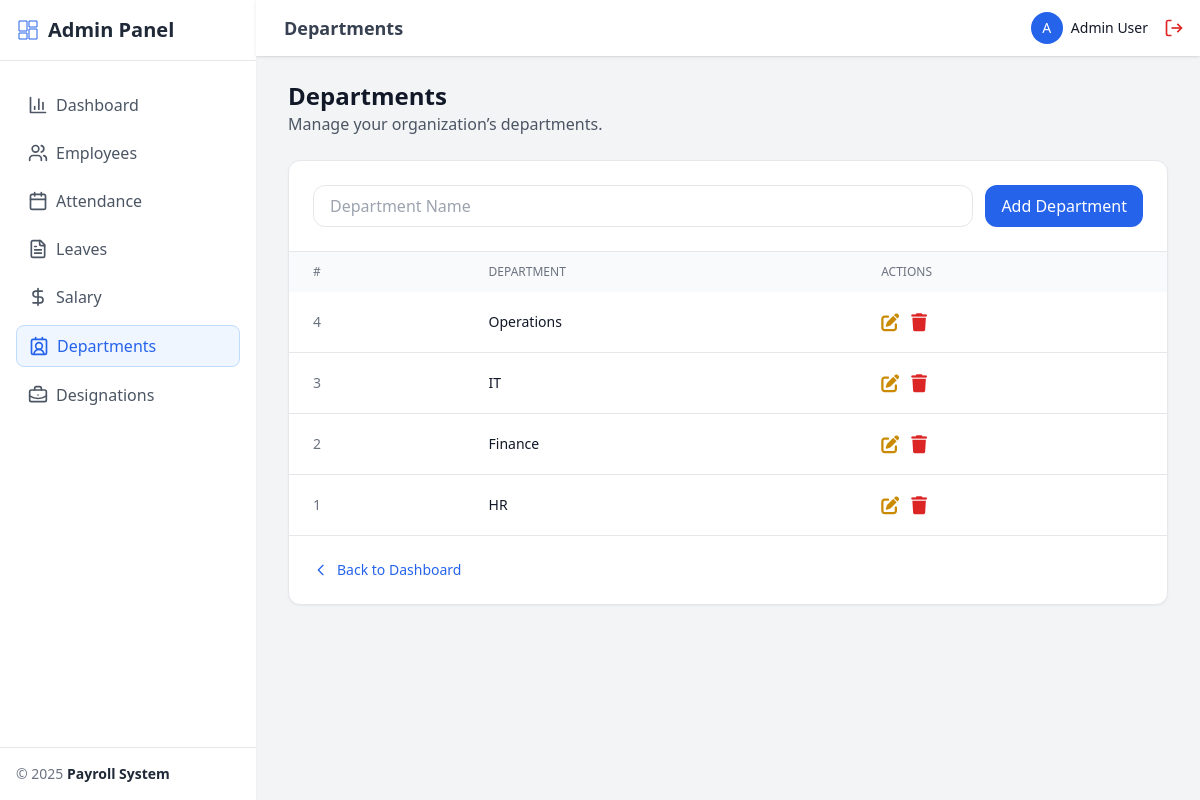
The app's page /admin/departments.php (signed in) with its own data.
### tables this page shows
CREATE TABLE departments (
    id INT AUTO_INCREMENT PRIMARY KEY,
    name VARCHAR(100) NOT NULL
);

### admin/departments.php (the view, shortened to what this page needs)
<?php
require '../includes/auth.php';
$result = $conn->query("SELECT * FROM departments ORDER BY id DESC");
$editDept = null;
?>
<!DOCTYPE html>
<html lang="en">
<head>
  <script src="https://cdn.tailwindcss.com"></script>
  <link href="https://cdnjs.cloudflare.com/ajax/libs/font-awesome/6.5.0/css/all.min.css" rel="stylesheet">
  <link rel="stylesheet" href="../assets/css/style.css">
</head>
<body class="bg-gray-100">
  <?php include '../includes/sidebar.php'; ?>
  <div class="flex-1 flex flex-col min-h-screen md:ml-64">
    <?php include '../includes/header.php'; ?>
    <main class="flex-1 pt-20 px-4 md:px-8 pb-8">
      <div class="mb-6">
        <h2 class="text-2xl font-bold text-gray-900">Departments</h2>
        <p class="text-gray-600">Manage your organization’s departments.</p>
      </div>
      <div class="bg-white rounded-xl shadow-sm border border-gray-200">
        <div class="p-6 border-b border-gray-200">
          <form method="POST" class="flex flex-col sm:flex-row gap-3">
            <?php if ($editDept): ?>
              <input type="hidden" name="id" value="<?= $editDept['id'] ?>">
              <input
                type="text"
                name="name"
                value="<?= htmlspecialchars($editDept['name']) ?>"
                class="flex-1 border rounded-xl px-4 py-2 focus:ring-2 focus:ring-blue-500"
                required>
              <button type="submit" name="update"
                class="px-4 py-2 bg-yellow-600 text-white rounded-xl hover:bg-yellow-700">
                Update
              </button>
              <a href="departments.php"
                class="px-4 py-2 border rounded-xl text-gray-600 hover:bg-gray-50">
                Cancel
              </a>
            <?php else: ?>
              <input
                type="text"
                name="name"
                placeholder="Department Name"
                class="flex-1 border rounded-xl px-4 py-2 focus:ring-2 focus:ring-blue-500"
                required>
              <button type="submit" name="add"
                class="px-4 py-2 bg-blue-600 text-white rounded-xl hover:bg-blue-700">
                Add Department
              </button>
            <?php endif; ?>
          </form>
        </div>
        <div class="hidden md:block overflow-x-auto">
          <table class="w-full text-sm">
            <thead class="bg-gray-50">
              <tr>
                <th class="px-6 py-3 text-left text-xs font-medium text-gray-500 uppercase">#</th>
                <th class="px-6 py-3 text-left text-xs font-medium text-gray-500 uppercase">Department</th>
                <th class="px-6 py-3 text-left text-xs font-medium text-gray-500 uppercase">Actions</th>
              </tr>
            </thead>
            <tbody class="divide-y">
              <?php while ($row = $result->fetch_assoc()): ?>
                <tr class="hover:bg-gray-50 transition">
                  <td class="px-6 py-4 text-gray-500"><?= $row['id'] ?></td>
                  <td class="px-6 py-4 font-medium text-gray-900"><?= htmlspecialchars($row['name']) ?></td>
                  <td class="px-6 py-4">
                    <div class="flex space-x-3 text-lg">
                      <a href="departments.php?edit=<?= $row['id'] ?>"
                        class="text-yellow-600 hover:text-yellow-800">
                        <i class="fa-solid fa-pen-to-square"></i>
                      </a>
                      <a href="departments.php?delete=<?= $row['id'] ?>"
                        onclick="return confirm('Delete this department?')"
                        class="text-red-600 hover:text-red-800">
                        <i class="fa-solid fa-trash"></i>
                      </a>
                    </div>
                  </td>
                </tr>
              <?php endwhile; ?>
            </tbody>
          </table>
        </div>
        <div class="p-6 border-t border-gray-200">
          <a href="dashboard.php" class="text-blue-600 hover:text-blue-800 flex items-center text-sm">
            <svg xmlns="http://www.w3.org/2000/svg" class="w-4 h-4 mr-2" fill="none" viewBox="0 0 24 24" stroke="currentColor">
              <path stroke-linecap="round" stroke-linejoin="round" stroke-width="2" d="M15 19l-7-7 7-7"></path>
            </svg> Back to Dashboard
          </a>
        </div>
      </div>
    </main>
  </div>
</body>
</html>

### assets/css/style.css (style rules this page uses)
* { margin: 0; padding: 0; box-sizing: border-box; }

### records on screen
departments: id "4", name "Operations"
departments: id "3", name "IT"
departments: id "2", name "Finance"
departments: id "1", name "HR"

### other values on screen
$item['title'] "Dashboard"
$item['title'] "Employees"
$item['title'] "Attendance"
$item['title'] "Leaves"
$item['title'] "Salary"
$item['title'] "Departments"
$item['title'] "Designations"
$pageTitle "Departments"
substr($emp['name'], 0, 1) "A"
$emp['name'] "Admin User"
